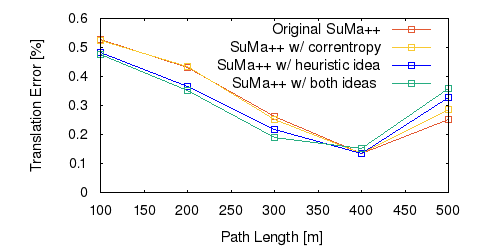

This figure's gnuplot source:
set term png size 500,250 font "Helvetica" 11
set output "03_tl.png"
set size ratio 0.5
set yrange [0:*]
set xlabel "Path Length [m]"
set ylabel "Translation Error [%]"
set key top
plot "03_tl.txt" using 1:($2*57.3) title 'Original SuMa++' lc rgb "#e35933" pt 4 w linespoints, \
"c.txt" using 1:($2*57.3) title 'SuMa++ w/ correntropy' lc rgb "#df8c932" pt 4 w linespoints, \
"l.txt" using 1:($2*57.3) title 'SuMa++ w/ heuristic idea' lc rgb "#0000FF" pt 4 w linespoints, \
"b.txt" using 1:($2*57.3) title 'SuMa++ w/ both ideas ' lc rgb "#27ad81" pt 4 w linespoints
